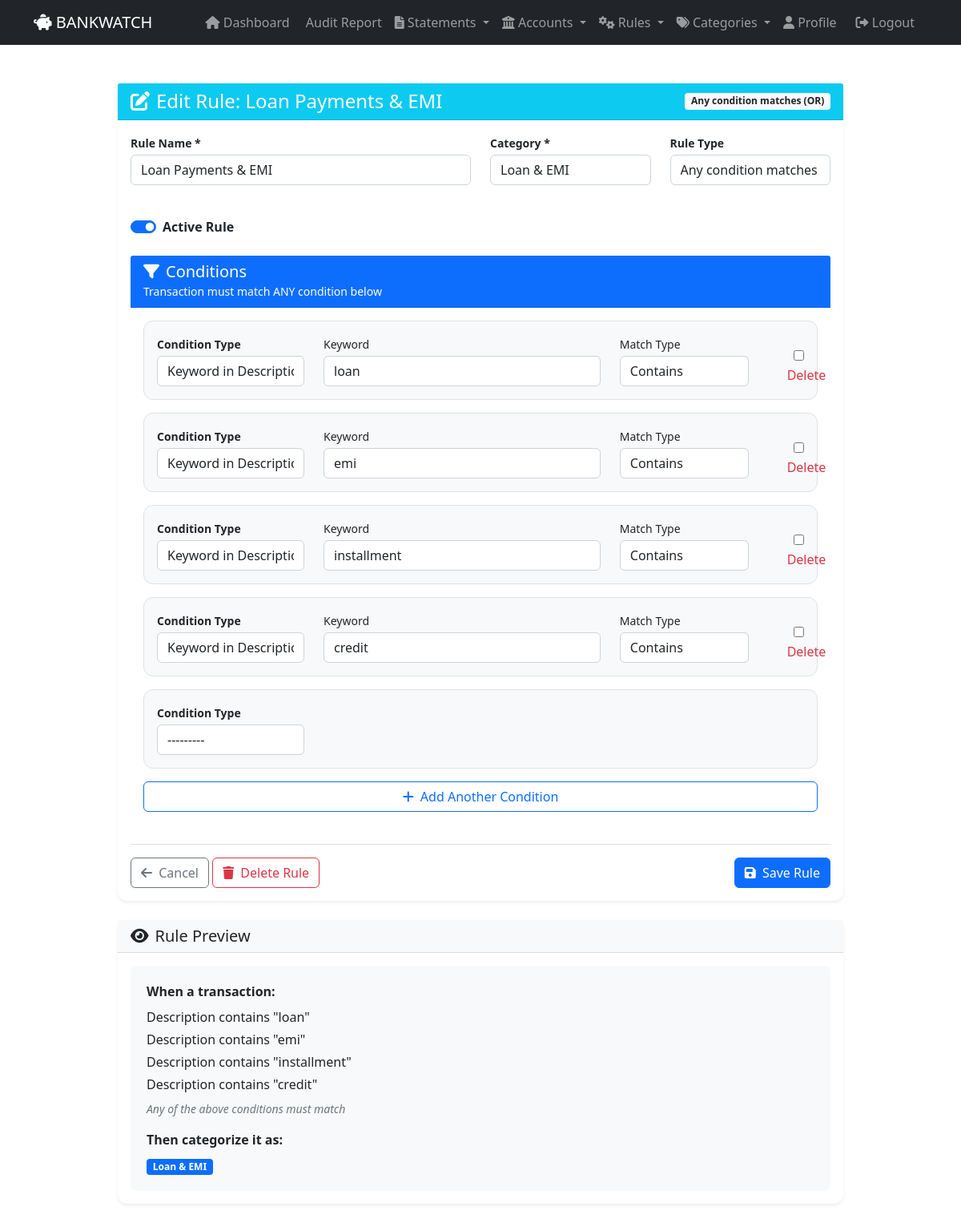
The page /analyzer/rules/25/edit/ (signed in) on the database as committed earlier.
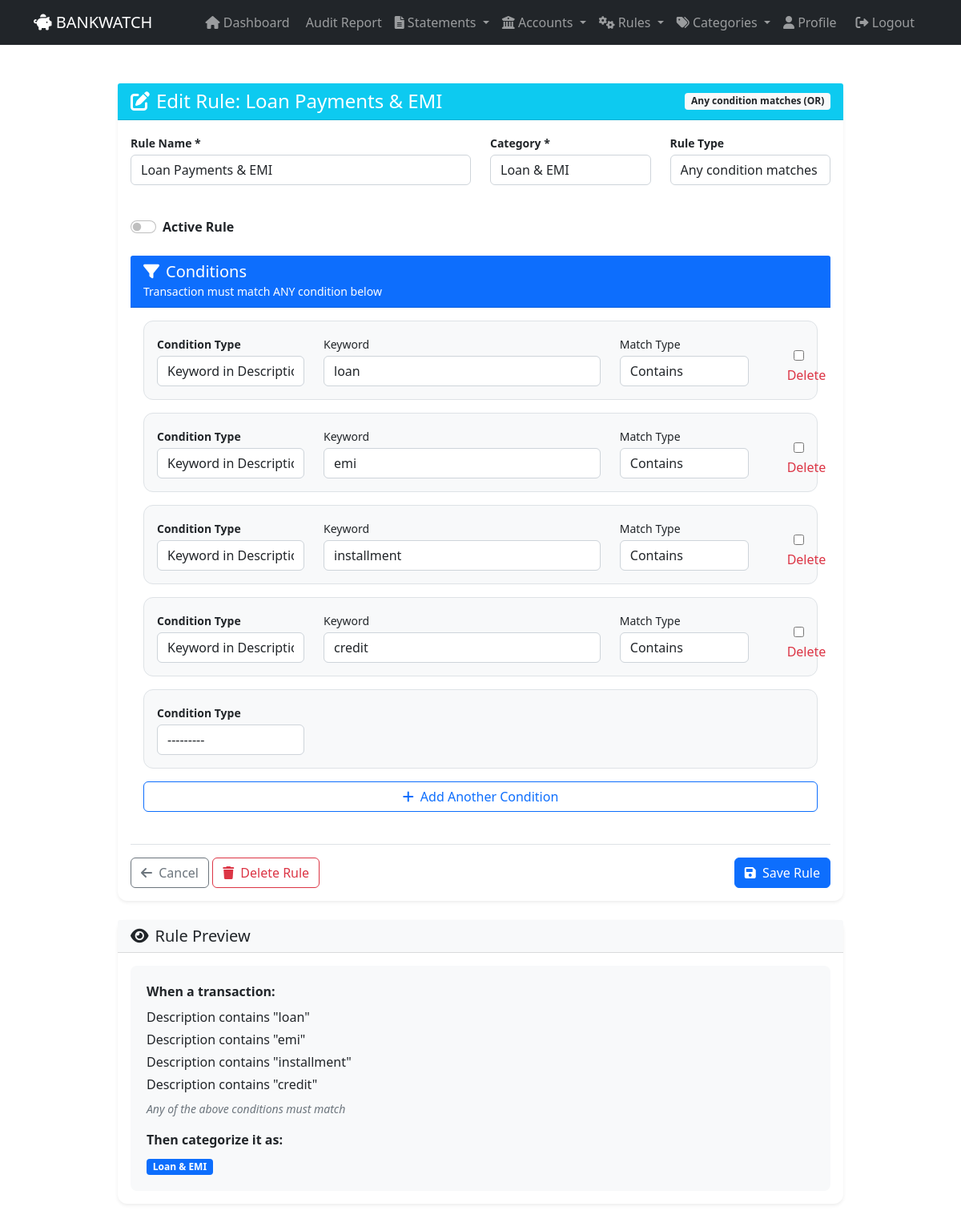
The same page on the database as committed later.
### analyzer/models.py (models this page shows, shortened)
class Rule(models.Model):
    user = models.ForeignKey(User, on_delete=models.CASCADE, related_name='rules')
    name = models.CharField(max_length=100)
    category = models.CharField(max_length=20, choices=Transaction.CATEGORY_CHOICES, default='OTHER')
    is_active = models.BooleanField(default=True)
    created_at = models.DateTimeField(auto_now_add=True)
    updated_at = models.DateTimeField(auto_now=True)
    RULE_TYPE_CHOICES = [
        ('AND', 'All conditions must match (AND)'),
        ('OR', 'Any condition matches (OR)'),
    ]
    rule_type = models.CharField(max_length=3, choices=RULE_TYPE_CHOICES, default='AND')
    is_default = models.BooleanField(default=False, help_text="Mark as default rule to auto-apply on results page")
    is_summary_rule = models.BooleanField(default=False, help_text="Marks aggregation rules (Total Credit/Debit/etc)")

### analyzer/views.py (the view)
# urls.py: path('rules/<int:rule_id>/edit/', views.edit_rule, name='edit_rule'),
@login_required
def edit_rule(request, rule_id):
    rule = get_object_or_404(Rule, id=rule_id, user=request.user)
    if request.method == 'POST':
        form = RuleForm(request.POST, instance=rule)
        formset = RuleConditionFormSet(request.POST, instance=rule)
        if form.is_valid() and formset.is_valid():
            try:
                form.save()
                formset.save()
                messages.success(request, f'Rule "{rule.name}" updated successfully!')
                return redirect('rules_list')
            except Exception as e:
                messages.error(request, f'Error saving rule: {str(e)}')
        else:
            error_messages = []
            for field, errors in form.errors.items():
                for error in errors:
                    error_messages.append(f"{field}: {error}")
            for formset_error in formset.non_form_errors():
                error_messages.append(formset_error)
            if error_messages:
                messages.error(request, 'Please correct the errors: ' + '; '.join(error_messages))
    else:
        form = RuleForm(instance=rule)
        formset = RuleConditionFormSet(instance=rule)
    return render(request, 'analyzer/edit_rule.html', {
        'form': form,
        'formset': formset,
        'rule': rule
    })

### analyzer/rules_forms.py
class RuleForm(forms.ModelForm):
    class Meta:
        model = Rule
        fields = ['name', 'category', 'rule_type', 'is_active']
        widgets = {
            'name': forms.TextInput(attrs={
                'class': 'form-control',
                'placeholder': 'e.g., Paytm IRCTC Bookings'
            }),
            'category': forms.Select(attrs={'class': 'form-control'}),
            'rule_type': forms.Select(attrs={'class': 'form-control'}),
            'is_active': forms.CheckboxInput(attrs={'class': 'form-check-input'}),
        }

### templates/analyzer/edit_rule.html (shortened to what the changed rows need)
{% extends 'base.html' %}
{% load static %}
{% block content %}
<div class="container py-4">
    <div class="row justify-content-center">
        <div class="col-lg-10">
            <div class="card shadow-sm">
                <div class="card-header bg-info text-white d-flex justify-content-between align-items-center">
                    <h4 class="mb-0"><i class="fas fa-edit me-2"></i>Edit Rule: {{ rule.name }}</h4>
                    <span class="badge bg-light text-dark">{{ rule.get_rule_type_display }}</span>
                </div>
                <div class="card-body">
                    <form method="post" id="ruleForm" class="needs-validation" novalidate>
                        <div class="row mb-4">
                            <div class="col-md-6">
                                <div class="form-group mb-3">
                                    <label class="form-label fw-bold">Rule Name *</label>
                                    {{ form.name }}
                                </div>
                            </div>
                            <div class="col-md-3">
                                <div class="form-group mb-3">
                                    <label class="form-label fw-bold">Category *</label>
                                    {{ form.category }}
                                </div>
                            </div>
                            <div class="col-md-3">
                                <div class="form-group mb-3">
                                    <label class="form-label fw-bold">Rule Type</label>
                                    {{ form.rule_type }}
                                </div>
                            </div>
                        </div>
                        <div class="form-check form-switch mb-4">
                            {{ form.is_active }}
                            <label class="form-check-label fw-bold" for="{{ form.is_active.id_for_label }}">
                                Active Rule
                            </label>
                        </div>
                    </form>
                </div>
            </div>
        </div>
    </div>
</div>
{% endblock %}

Rows that differ between the two databases and show on the page:
changed Rule "Loan Payments & EMI": is_active "☑" → "☐"
